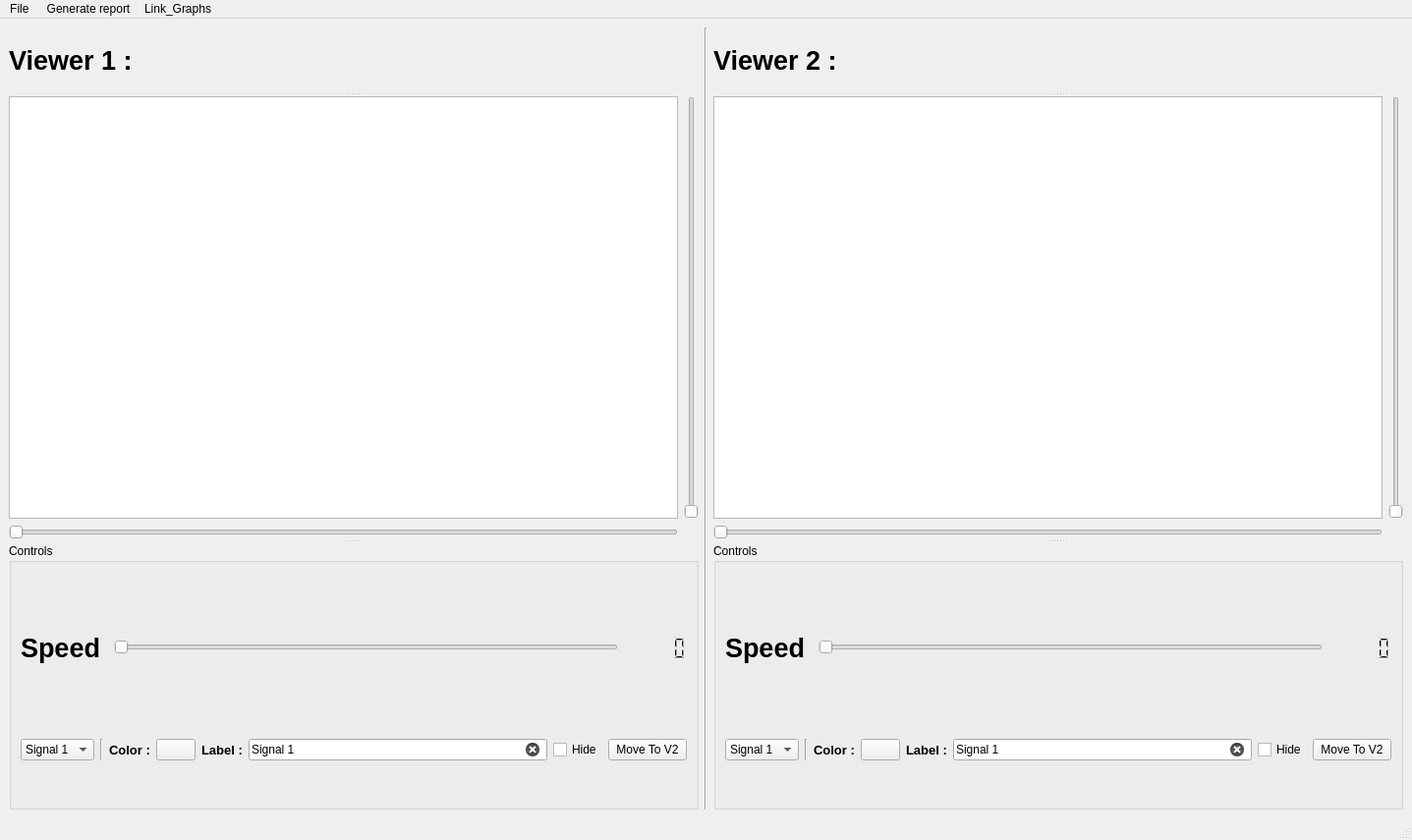
<?xml version="1.0" encoding="UTF-8"?>
<ui version="4.0">
 <class>MainWindow</class>
 <widget class="QMainWindow" name="MainWindow">
  <property name="geometry">
   <rect>
    <x>0</x>
    <y>0</y>
    <width>1437</width>
    <height>855</height>
   </rect>
  </property>
  <property name="contextMenuPolicy">
   <enum>Qt::CustomContextMenu</enum>
  </property>
  <property name="windowTitle">
   <string>MainWindow</string>
  </property>
  <widget class="QWidget" name="centralwidget">
   <layout class="QGridLayout" name="gridLayout_8">
    <item row="0" column="0">
     <layout class="QGridLayout" name="gridLayout_7">
      <item row="0" column="1">
       <widget class="Line" name="line">
        <property name="enabled">
         <bool>true</bool>
        </property>
        <property name="frameShadow">
         <enum>QFrame::Sunken</enum>
        </property>
        <property name="orientation">
         <enum>Qt::Vertical</enum>
        </property>
       </widget>
      </item>
      <item row="0" column="2">
       <widget class="QSplitter" name="splitter_6">
        <property name="orientation">
         <enum>Qt::Vertical</enum>
        </property>
        <widget class="QLabel" name="viewer2_label">
         <property name="font">
          <font>
           <pointsize>20</pointsize>
           <weight>75</weight>
           <bold>true</bold>
           <underline>false</underline>
          </font>
         </property>
         <property name="text">
          <string>Viewer 2 :</string>
         </property>
        </widget>
        <widget class="QWidget" name="layoutWidget">
         <layout class="QGridLayout" name="gridLayout_3">
          <item row="2" column="1">
           <widget class="QSlider" name="horizontalSlider_v2">
            <property name="orientation">
             <enum>Qt::Horizontal</enum>
            </property>
           </widget>
          </item>
          <item row="1" column="2">
           <widget class="QSlider" name="verticalSlider_v2">
            <property name="orientation">
             <enum>Qt::Vertical</enum>
            </property>
           </widget>
          </item>
          <item row="1" column="1">
           <widget class="QSplitter" name="splitter_3">
            <property name="orientation">
             <enum>Qt::Horizontal</enum>
            </property>
            <widget class="PlotWidget" name="graphicsView_v2"/>
           </widget>
          </item>
         </layout>
        </widget>
        <widget class="QGroupBox" name="groupBox_v2">
         <property name="title">
          <string>Controls</string>
         </property>
         <layout class="QGridLayout" name="gridLayout">
          <item row="0" column="0">
           <layout class="QVBoxLayout" name="verticalLayout_2">
            <item>
             <layout class="QHBoxLayout" name="horizontalLayout_2">
              <item>
               <spacer name="horizontalSpacer_3">
                <property name="orientation">
                 <enum>Qt::Horizontal</enum>
                </property>
                <property name="sizeHint" stdset="0">
                 <size>
                  <width>40</width>
                  <height>20</height>
                 </size>
                </property>
               </spacer>
              </item>
              <item>
               <widget class="QPushButton" name="play_pause_v2">
                <property name="text">
                 <string/>
                </property>
                <property name="icon">
                 <iconset>
                  <normaloff>C:/Users/LENVO/Downloads/pause.png</normaloff>C:/Users/LENVO/Downloads/pause.png</iconset>
                </property>
                <property name="flat">
                 <bool>true</bool>
                </property>
               </widget>
              </item>
              <item>
               <widget class="QPushButton" name="replay_v2">
                <property name="text">
                 <string/>
                </property>
                <property name="icon">
                 <iconset>
                  <normaloff>C:/Users/LENVO/Downloads/replay.png</normaloff>C:/Users/LENVO/Downloads/replay.png</iconset>
                </property>
                <property name="flat">
                 <bool>true</bool>
                </property>
               </widget>
              </item>
              <item>
               <widget class="QPushButton" name="zoom_in_v2">
                <property name="text">
                 <string/>
                </property>
                <property name="icon">
                 <iconset>
                  <normaloff>C:/Users/LENVO/Downloads/zoom-in.png</normaloff>C:/Users/LENVO/Downloads/zoom-in.png</iconset>
                </property>
                <property name="flat">
                 <bool>true</bool>
                </property>
               </widget>
              </item>
              <item>
               <widget class="QPushButton" name="zoom_out_v2">
                <property name="text">
                 <string/>
                </property>
                <property name="icon">
                 <iconset>
                  <normaloff>C:/Users/LENVO/Downloads/zoom-out.png</normaloff>C:/Users/LENVO/Downloads/zoom-out.png</iconset>
                </property>
                <property name="flat">
                 <bool>true</bool>
                </property>
               </widget>
              </item>
              <item>
               <widget class="QPushButton" name="add_to_rep_v2">
                <property name="text">
                 <string/>
                </property>
                <property name="icon">
                 <iconset>
                  <normaloff>C:/Users/LENVO/Downloads/printing.png</normaloff>C:/Users/LENVO/Downloads/printing.png</iconset>
                </property>
                <property name="flat">
                 <bool>true</bool>
                </property>
               </widget>
              </item>
              <item>
               <spacer name="horizontalSpacer_4">
                <property name="orientation">
                 <enum>Qt::Horizontal</enum>
                </property>
                <property name="sizeHint" stdset="0">
                 <size>
                  <width>40</width>
                  <height>20</height>
                 </size>
                </property>
               </spacer>
              </item>
             </layout>
            </item>
            <item>
             <layout class="QHBoxLayout" name="horizontalLayout_4">
              <item>
               <widget class="QLabel" name="speed_label_v2">
                <property name="font">
                 <font>
                  <pointsize>20</pointsize>
                  <weight>75</weight>
                  <bold>true</bold>
                 </font>
                </property>
                <property name="text">
                 <string>Speed </string>
                </property>
               </widget>
              </item>
              <item>
               <widget class="QSlider" name="horizontalSlider_speed_v2">
                <property name="orientation">
                 <enum>Qt::Horizontal</enum>
                </property>
               </widget>
              </item>
              <item>
               <widget class="QLCDNumber" name="lcdNumber_v2">
                <property name="frameShape">
                 <enum>QFrame::NoFrame</enum>
                </property>
               </widget>
              </item>
             </layout>
            </item>
            <item>
             <widget class="QSplitter" name="splitter_2">
              <property name="orientation">
               <enum>Qt::Horizontal</enum>
              </property>
              <widget class="QWidget" name="layoutWidget_2">
               <layout class="QGridLayout" name="gridLayout_2">
                <item row="0" column="0">
                 <widget class="QComboBox" name="Signals_2">
                  <item>
                   <property name="text">
                    <string>Signal 1</string>
                   </property>
                  </item>
                  <item>
                   <property name="text">
                    <string>Signal 2</string>
                   </property>
                  </item>
                  <item>
                   <property name="text">
                    <string>Signal 3</string>
                   </property>
                  </item>
                  <item>
                   <property name="text">
                    <string>Signal 4</string>
                   </property>
                  </item>
                  <item>
                   <property name="text">
                    <string>Signal 5</string>
                   </property>
                  </item>
                  <item>
                   <property name="text">
                    <string>Signal 6</string>
                   </property>
                  </item>
                 </widget>
                </item>
                <item row="0" column="1">
                 <widget class="Line" name="line_5">
                  <property name="orientation">
                   <enum>Qt::Vertical</enum>
                  </property>
                 </widget>
                </item>
                <item row="0" column="2">
                 <widget class="QLabel" name="color_signal_label_v2">
                  <property name="font">
                   <font>
                    <pointsize>10</pointsize>
                    <weight>75</weight>
                    <bold>true</bold>
                   </font>
                  </property>
                  <property name="contextMenuPolicy">
                   <enum>Qt::CustomContextMenu</enum>
                  </property>
                  <property name="text">
                   <string>Color :</string>
                  </property>
                 </widget>
                </item>
                <item row="0" column="3">
                 <widget class="QPushButton" name="pushButton_color_v2">
                  <property name="enabled">
                   <bool>true</bool>
                  </property>
                  <property name="cursor">
                   <cursorShape>ArrowCursor</cursorShape>
                  </property>
                  <property name="text">
                   <string/>
                  </property>
                 </widget>
                </item>
                <item row="0" column="4">
                 <widget class="QLabel" name="label_signal_v2">
                  <property name="font">
                   <font>
                    <pointsize>10</pointsize>
                    <weight>75</weight>
                    <bold>true</bold>
                   </font>
                  </property>
                  <property name="contextMenuPolicy">
                   <enum>Qt::CustomContextMenu</enum>
                  </property>
                  <property name="text">
                   <string>Label :</string>
                  </property>
                 </widget>
                </item>
                <item row="0" column="5">
                 <widget class="QLineEdit" name="lineEdit_signal_v2">
                  <property name="toolTip">
                   <string>Rename Signal 5</string>
                  </property>
                  <property name="text">
                   <string>Signal 1</string>
                  </property>
                  <property name="dragEnabled">
                   <bool>false</bool>
                  </property>
                  <property name="readOnly">
                   <bool>false</bool>
                  </property>
                  <property name="clearButtonEnabled">
                   <bool>true</bool>
                  </property>
                 </widget>
                </item>
                <item row="0" column="6">
                 <widget class="QCheckBox" name="hide_checkbox_signal_v2">
                  <property name="contextMenuPolicy">
                   <enum>Qt::CustomContextMenu</enum>
                  </property>
                  <property name="text">
                   <string>Hide</string>
                  </property>
                 </widget>
                </item>
                <item row="0" column="7">
                 <widget class="QPushButton" name="pushButton_move_to_v2">
                  <property name="text">
                   <string>Move To V2</string>
                  </property>
                 </widget>
                </item>
               </layout>
              </widget>
             </widget>
            </item>
           </layout>
          </item>
         </layout>
        </widget>
       </widget>
      </item>
      <item row="0" column="0">
       <widget class="QSplitter" name="splitter">
        <property name="orientation">
         <enum>Qt::Vertical</enum>
        </property>
        <widget class="QLabel" name="viewer1_label">
         <property name="font">
          <font>
           <pointsize>20</pointsize>
           <weight>75</weight>
           <bold>true</bold>
           <underline>false</underline>
          </font>
         </property>
         <property name="text">
          <string>Viewer 1 :</string>
         </property>
        </widget>
        <widget class="QWidget" name="layoutWidget">
         <layout class="QGridLayout" name="gridLayout_4">
          <item row="2" column="1">
           <widget class="QSlider" name="horizontalSlider_v1">
            <property name="orientation">
             <enum>Qt::Horizontal</enum>
            </property>
           </widget>
          </item>
          <item row="1" column="2">
           <widget class="QSlider" name="verticalSlider_v1">
            <property name="orientation">
             <enum>Qt::Vertical</enum>
            </property>
           </widget>
          </item>
          <item row="1" column="1">
           <widget class="QSplitter" name="splitter_4">
            <property name="orientation">
             <enum>Qt::Horizontal</enum>
            </property>
            <widget class="PlotWidget" name="graphicsView_v1"/>
           </widget>
          </item>
         </layout>
        </widget>
        <widget class="QGroupBox" name="groupBox_v1">
         <property name="title">
          <string>Controls</string>
         </property>
         <layout class="QGridLayout" name="gridLayout_5">
          <item row="0" column="0">
           <layout class="QVBoxLayout" name="verticalLayout_3">
            <item>
             <layout class="QHBoxLayout" name="horizontalLayout_3">
              <item>
               <spacer name="horizontalSpacer">
                <property name="orientation">
                 <enum>Qt::Horizontal</enum>
                </property>
                <property name="sizeHint" stdset="0">
                 <size>
                  <width>40</width>
                  <height>20</height>
                 </size>
                </property>
               </spacer>
              </item>
              <item>
               <widget class="QPushButton" name="play_pause_v1">
                <property name="text">
                 <string/>
                </property>
                <property name="icon">
                 <iconset>
                  <normaloff>C:/Users/LENVO/Downloads/pause.png</normaloff>C:/Users/LENVO/Downloads/pause.png</iconset>
                </property>
                <property name="flat">
                 <bool>true</bool>
                </property>
               </widget>
              </item>
              <item>
               <widget class="QPushButton" name="replay_v1">
                <property name="text">
                 <string/>
                </property>
                <property name="icon">
                 <iconset>
                  <normaloff>C:/Users/LENVO/Downloads/replay.png</normaloff>C:/Users/LENVO/Downloads/replay.png</iconset>
                </property>
                <property name="flat">
                 <bool>true</bool>
                </property>
               </widget>
              </item>
              <item>
               <widget class="QPushButton" name="zoom_in_v1">
                <property name="text">
                 <string/>
                </property>
                <property name="icon">
                 <iconset>
                  <normaloff>C:/Users/LENVO/Downloads/zoom-in.png</normaloff>C:/Users/LENVO/Downloads/zoom-in.png</iconset>
                </property>
                <property name="flat">
                 <bool>true</bool>
                </property>
               </widget>
              </item>
              <item>
               <widget class="QPushButton" name="zoom_out_v1">
                <property name="text">
                 <string/>
                </property>
                <property name="icon">
                 <iconset>
                  <normaloff>C:/Users/LENVO/Downloads/zoom-out.png</normaloff>C:/Users/LENVO/Downloads/zoom-out.png</iconset>
                </property>
                <property name="flat">
                 <bool>true</bool>
                </property>
               </widget>
              </item>
              <item>
               <widget class="QPushButton" name="add_to_rep_v1">
                <property name="text">
                 <string/>
                </property>
                <property name="icon">
                 <iconset>
                  <normaloff>C:/Users/LENVO/Downloads/printing.png</normaloff>C:/Users/LENVO/Downloads/printing.png</iconset>
                </property>
                <property name="flat">
                 <bool>true</bool>
                </property>
               </widget>
              </item>
              <item>
               <spacer name="horizontalSpacer_2">
                <property name="orientation">
                 <enum>Qt::Horizontal</enum>
                </property>
                <property name="sizeHint" stdset="0">
                 <size>
                  <width>40</width>
                  <height>20</height>
                 </size>
                </property>
               </spacer>
              </item>
             </layout>
            </item>
            <item>
             <layout class="QHBoxLayout" name="horizontalLayout_5">
              <item>
               <widget class="QLabel" name="speed_label_v1">
                <property name="font">
                 <font>
                  <pointsize>20</pointsize>
                  <weight>75</weight>
                  <bold>true</bold>
                 </font>
                </property>
                <property name="text">
                 <string>Speed </string>
                </property>
               </widget>
              </item>
              <item>
               <widget class="QSlider" name="horizontalSlider_speed_v1">
                <property name="orientation">
                 <enum>Qt::Horizontal</enum>
                </property>
               </widget>
              </item>
              <item>
               <widget class="QLCDNumber" name="lcdNumber_v1">
                <property name="frameShape">
                 <enum>QFrame::NoFrame</enum>
                </property>
               </widget>
              </item>
             </layout>
            </item>
            <item>
             <widget class="QSplitter" name="splitter_5">
              <property name="orientation">
               <enum>Qt::Horizontal</enum>
              </property>
              <widget class="QWidget" name="layoutWidget_3">
               <layout class="QGridLayout" name="gridLayout_6">
                <item row="0" column="0">
                 <widget class="QComboBox" name="Signals_v1">
                  <item>
                   <property name="text">
                    <string>Signal 1</string>
                   </property>
                  </item>
                  <item>
                   <property name="text">
                    <string>Signal 2</string>
                   </property>
                  </item>
                  <item>
                   <property name="text">
                    <string>Signal 3</string>
                   </property>
                  </item>
                  <item>
                   <property name="text">
                    <string>Signal 4</string>
                   </property>
                  </item>
                  <item>
                   <property name="text">
                    <string>Signal 5</string>
                   </property>
                  </item>
                  <item>
                   <property name="text">
                    <string>Signal 6</string>
                   </property>
                  </item>
                 </widget>
                </item>
                <item row="0" column="1">
                 <widget class="Line" name="line_6">
                  <property name="orientation">
                   <enum>Qt::Vertical</enum>
                  </property>
                 </widget>
                </item>
                <item row="0" column="2">
                 <widget class="QLabel" name="color_sig5_label_v1">
                  <property name="font">
                   <font>
                    <pointsize>10</pointsize>
                    <weight>75</weight>
                    <bold>true</bold>
                   </font>
                  </property>
                  <property name="contextMenuPolicy">
                   <enum>Qt::CustomContextMenu</enum>
                  </property>
                  <property name="text">
                   <string>Color :</string>
                  </property>
                 </widget>
                </item>
                <item row="0" column="3">
                 <widget class="QPushButton" name="pushButton_color_v1">
                  <property name="enabled">
                   <bool>true</bool>
                  </property>
                  <property name="cursor">
                   <cursorShape>ArrowCursor</cursorShape>
                  </property>
                  <property name="text">
                   <string/>
                  </property>
                 </widget>
                </item>
                <item row="0" column="4">
                 <widget class="QLabel" name="label_signal_v1">
                  <property name="font">
                   <font>
                    <pointsize>10</pointsize>
                    <weight>75</weight>
                    <bold>true</bold>
                   </font>
                  </property>
                  <property name="contextMenuPolicy">
                   <enum>Qt::CustomContextMenu</enum>
                  </property>
                  <property name="text">
                   <string>Label :</string>
                  </property>
                 </widget>
                </item>
                <item row="0" column="5">
                 <widget class="QLineEdit" name="lineEdit_signal_v1">
                  <property name="toolTip">
                   <string>Rename Signal 5</string>
                  </property>
                  <property name="text">
                   <string>Signal 1</string>
                  </property>
                  <property name="dragEnabled">
                   <bool>false</bool>
                  </property>
                  <property name="readOnly">
                   <bool>false</bool>
                  </property>
                  <property name="clearButtonEnabled">
                   <bool>true</bool>
                  </property>
                 </widget>
                </item>
                <item row="0" column="6">
                 <widget class="QCheckBox" name="hide_checkbox_signal_v1">
                  <property name="contextMenuPolicy">
                   <enum>Qt::CustomContextMenu</enum>
                  </property>
                  <property name="text">
                   <string>Hide</string>
                  </property>
                 </widget>
                </item>
                <item row="0" column="7">
                 <widget class="QPushButton" name="pushButton_move_to_v1">
                  <property name="text">
                   <string>Move To V2</string>
                  </property>
                 </widget>
                </item>
               </layout>
              </widget>
             </widget>
            </item>
           </layout>
          </item>
         </layout>
        </widget>
       </widget>
      </item>
     </layout>
    </item>
   </layout>
  </widget>
  <widget class="QMenuBar" name="menubar">
   <property name="geometry">
    <rect>
     <x>0</x>
     <y>0</y>
     <width>1437</width>
     <height>26</height>
    </rect>
   </property>
   <widget class="QMenu" name="menuFile">
    <property name="title">
     <string>File </string>
    </property>
    <widget class="QMenu" name="menuOpen">
     <property name="title">
      <string>Open</string>
     </property>
     <addaction name="open_viewer_1"/>
     <addaction name="open_viewer_2"/>
    </widget>
    <widget class="QMenu" name="menuClear">
     <property name="title">
      <string>Clear</string>
     </property>
     <addaction name="actionChannel_3"/>
     <addaction name="actionChannel_4"/>
    </widget>
    <addaction name="menuOpen"/>
    <addaction name="menuClear"/>
   </widget>
   <widget class="QMenu" name="menuzoom_in">
    <property name="title">
     <string>Generate report</string>
    </property>
   </widget>
   <widget class="QMenu" name="menuLink_Graphs">
    <property name="title">
     <string>Link_Graphs</string>
    </property>
    <addaction name="actionLink"/>
    <addaction name="actionUnLink"/>
   </widget>
   <addaction name="menuFile"/>
   <addaction name="menuzoom_in"/>
   <addaction name="menuLink_Graphs"/>
  </widget>
  <widget class="QStatusBar" name="statusbar"/>
  <action name="actionNew_2">
   <property name="text">
    <string>New</string>
   </property>
   <property name="statusTip">
    <string>New file</string>
   </property>
   <property name="shortcut">
    <string>Ctrl+N</string>
   </property>
  </action>
  <action name="actionCopy">
   <property name="text">
    <string>Copy</string>
   </property>
   <property name="statusTip">
    <string>copy file</string>
   </property>
   <property name="shortcut">
    <string>Ctrl+C</string>
   </property>
  </action>
  <action name="actionPaste">
   <property name="text">
    <string>Paste</string>
   </property>
   <property name="statusTip">
    <string>paste file</string>
   </property>
   <property name="shortcut">
    <string>Ctrl+V</string>
   </property>
  </action>
  <action name="actionRename">
   <property name="text">
    <string>Rename</string>
   </property>
  </action>
  <action name="actionSave_2">
   <property name="text">
    <string>Save</string>
   </property>
   <property name="statusTip">
    <string>Save file</string>
   </property>
   <property name="shortcut">
    <string>Ctrl+S</string>
   </property>
  </action>
  <action name="open_viewer_1">
   <property name="text">
    <string>Viewer 1</string>
   </property>
  </action>
  <action name="open_viewer_2">
   <property name="text">
    <string>Viewer 2</string>
   </property>
  </action>
  <action name="actionChannel_3">
   <property name="text">
    <string>Viewer 1</string>
   </property>
  </action>
  <action name="actionChannel_4">
   <property name="text">
    <string>Viewer 2</string>
   </property>
  </action>
  <action name="actionLink">
   <property name="text">
    <string>Link</string>
   </property>
   <property name="shortcut">
    <string>Ctrl+L</string>
   </property>
  </action>
  <action name="actionUnLink">
   <property name="text">
    <string>UnLink</string>
   </property>
  </action>
 </widget>
 <customwidgets>
  <customwidget>
   <class>PlotWidget</class>
   <extends>QGraphicsView</extends>
   <header location="global">pyqtgraph</header>
  </customwidget>
 </customwidgets>
 <resources/>
 <connections>
  <connection>
   <sender>horizontalSlider_speed_v1</sender>
   <signal>valueChanged(int)</signal>
   <receiver>lcdNumber_v1</receiver>
   <slot>display(int)</slot>
   <hints>
    <hint type="sourcelabel">
     <x>163</x>
     <y>726</y>
    </hint>
    <hint type="destinationlabel">
     <x>588</x>
     <y>730</y>
    </hint>
   </hints>
  </connection>
  <connection>
   <sender>horizontalSlider_speed_v2</sender>
   <signal>valueChanged(int)</signal>
   <receiver>lcdNumber_v2</receiver>
   <slot>display(int)</slot>
   <hints>
    <hint type="sourcelabel">
     <x>1136</x>
     <y>729</y>
    </hint>
    <hint type="destinationlabel">
     <x>1278</x>
     <y>729</y>
    </hint>
   </hints>
  </connection>
 </connections>
</ui>
